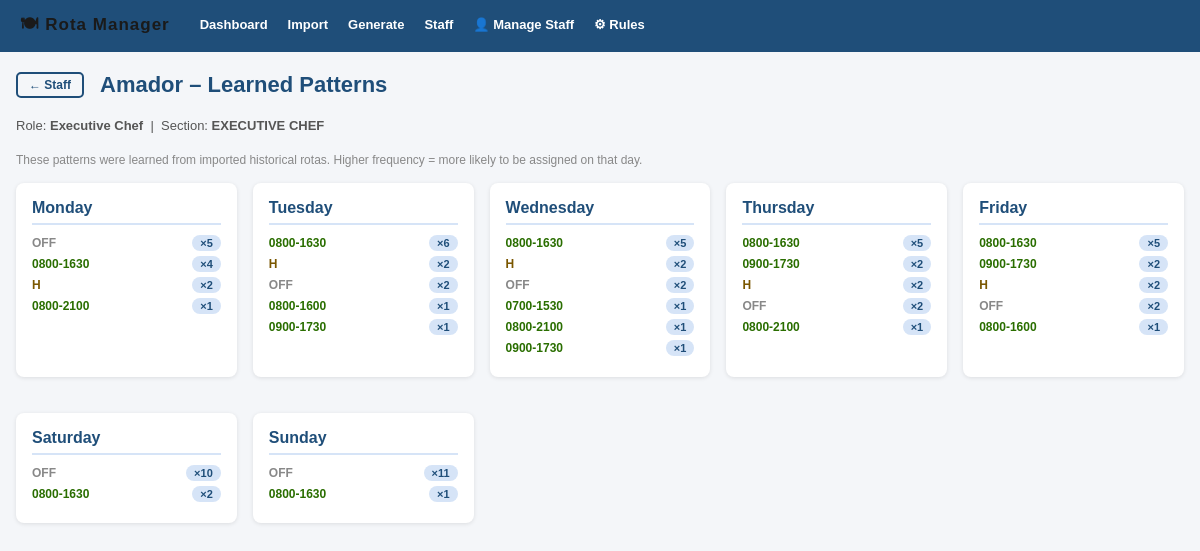
Screenshot of /staff/1/patterns/ with the database file from the repository.
### rota/models.py (models this page shows, shortened)
class Staff(models.Model):
    EMPLOYMENT_TYPES = [
        ('full_time', 'Full Time'),
        ('part_time', 'Part Time'),
        ('agency', 'Agency'),
        ('zero_hours', 'Zero Hours'),
    ]
    name = models.CharField(max_length=150)
    role = models.CharField(max_length=100, blank=True)
    section = models.ForeignKey(Section, on_delete=models.SET_NULL, null=True, related_name='staff')
    is_active = models.BooleanField(default=True)
    typical_shifts = models.TextField(default='{}', help_text='JSON: day_of_week -> preferred shift')
    contracted_hours_pw = models.DecimalField(
        max_digits=5, decimal_places=2, default=40.0,
        help_text='Contracted hours per week'
    )
    start_date = models.DateField(null=True, blank=True)
    end_date = models.DateField(null=True, blank=True)
    email = models.EmailField(blank=True)
    phone = models.CharField(max_length=30, blank=True)
    employment_type = models.CharField(
        max_length=20, default='full_time', choices=EMPLOYMENT_TYPES
    )

class Section(models.Model):
    name = models.CharField(max_length=100, unique=True)
    order = models.IntegerField(default=0)
    class Meta:
        ordering = ['order']

class ShiftPattern(models.Model):
    staff = models.ForeignKey(Staff, on_delete=models.CASCADE, related_name='patterns')
    day_of_week = models.IntegerField()  # 0=Mon, 6=Sun
    shift_value = models.CharField(max_length=30)
    frequency = models.IntegerField(default=1)
    last_seen = models.DateField(null=True, blank=True)
    class Meta:
        unique_together = ('staff', 'day_of_week', 'shift_value')
        ordering = ['-frequency']

### rota/views.py (the view)
# urls.py: path('staff/<int:staff_id>/patterns/', views.staff_patterns, name='staff_patterns'),
def staff_patterns(request, staff_id):
    staff = get_object_or_404(Staff, pk=staff_id)
    patterns = ShiftPattern.objects.filter(staff=staff).order_by('day_of_week', '-frequency')
    days = ['Monday', 'Tuesday', 'Wednesday', 'Thursday', 'Friday', 'Saturday', 'Sunday']
    by_day = defaultdict(list)
    for p in patterns:
        by_day[days[p.day_of_week]].append(p)
    return render(request, 'rota/staff_patterns.html', {
        'staff': staff, 'by_day': dict(by_day), 'days': days,
    })

### rota/templatetags/rota_extras.py (called while the page is built)
@register.filter(name='get_item')
def get_item(d, key):
    if isinstance(d, dict):
        return d.get(key, [])
    return []

### rota/templates/rota/staff_patterns.html (shortened to what this page needs)
{% extends 'rota/base.html' %}
{% load rota_extras %}
{% block content %}
<div style="display:flex;align-items:center;gap:16px;margin-bottom:20px;">
  <a href="/staff/" class="btn btn-outline btn-sm">← Staff</a>
  <h1 style="margin:0;">{{ staff.name }} – Learned Patterns</h1>
</div>
<p style="color:#555;margin-bottom:20px;">
  Role: <strong>{{ staff.role|default:"—" }}</strong> &nbsp;|&nbsp;
  Section: <strong>{{ staff.section.name|default:"—" }}</strong>
</p>
<p style="font-size:12px;color:#888;margin-bottom:16px;">
  These patterns were learned from imported historical rotas.
  Higher frequency = more likely to be assigned on that day.
</p>
<div style="display:grid;grid-template-columns:repeat(auto-fill,minmax(200px,1fr));gap:16px;">
{% for day in days %}
<div class="card" style="padding:16px;">
  <h2 style="margin-bottom:10px;border-bottom:2px solid var(--light-blue);padding-bottom:6px;">{{ day }}</h2>
  {% if by_day|get_item:day %}
    {% for p in by_day|get_item:day %}
    <div style="display:flex;justify-content:space-between;align-items:center;margin-bottom:5px;font-size:12px;">
      <span style="font-weight:600;
        {% if p.shift_value == 'OFF' or p.shift_value == 'OFF/R' %}color:#888;{% elif p.shift_value == 'H' %}color:#7a5700;{% elif p.shift_value == 'SICK' %}color:#900;{% elif '-' in p.shift_value %}color:#2a6e00;{% else %}color:#7a3500;{% endif %}">
        {{ p.shift_value }}
      </span>
      <span class="badge" style="background:var(--light-blue);color:var(--navy);">×{{ p.frequency }}</span>
    </div>
    {% endfor %}
  {% else %}
    <p style="color:#bbb;font-size:12px;">No pattern yet</p>
  {% endif %}
</div>
{% endfor %}
</div>
{% endblock %}

### rota/templates/rota/base.html (style rules this page uses)
:root { --navy: #1f4e79; --blue: #2e75b6; --light-blue: #d6e4f7; --green: #70ad47; --light-green: #e2efda; --yellow: #ffd966; --red: #ff0000; --grey: #d9d9d9; --white: #ffffff; --text: #1a1a1a; --shift-early: #C0E6F5; --shift-am: #E2EFDA; --shift-pm: #FCE4D6; --shift-late: #F4B084; --shift-night: #B4C6E7; --shift-off: #d9d9d9; --shift-h: #ffd966; --shift-sick: #ffb3b3; --shift-other: #ffe4d0; --shift-breakfast: #c4f2de; --shift-brunch: #457aed; --sec-exec: #FFD966; --sec-conf: #00B050; --sec-duty: #AEAAAA; --sec-sauce: #FF0000; --sec-garnish: #B4C6E7; --sec-larder: #92D050; --sec-breakfast: #FFE699; --sec-night: #333333; --sec-canteen: #808080; --sec-pastry: #00B0F0; --sec-terrace: #F4B084; }
* { box-sizing: border-box; margin: 0; padding: 0; }
body { font-family: Arial, sans-serif; font-size: 13px; color: var(--text); background: #f4f6f9; }
h1 { font-size: 22px; color: var(--navy); margin-bottom: 20px; }
h2 { font-size: 16px; color: var(--navy); margin-bottom: 12px; }
.card { background: #fff; border-radius: 8px; box-shadow: 0 1px 4px rgba(0,0,0,.1); padding: 20px; margin-bottom: 20px; }
.btn { display: inline-block; padding: 7px 16px; border-radius: 5px; font-size: 13px; font-weight: 600; cursor: pointer; border: none; text-decoration: none; }
.btn-outline { background: transparent; border: 2px solid var(--navy); color: var(--navy); }
.btn-sm { padding: 4px 11px; font-size: 12px; }
.badge { display: inline-block; padding: 2px 8px; border-radius: 12px; font-size: 11px; font-weight: 700; }

### rows the page displays
Staff: name "Amador", role "Executive Chef", section.name "EXECUTIVE CHEF"
ShiftPattern: shift_value "OFF", frequency "5"
ShiftPattern: shift_value "0800-1630", frequency "4"
ShiftPattern: shift_value "H", frequency "2"
ShiftPattern: shift_value "0800-2100", frequency "1"
ShiftPattern: shift_value "0800-1630", frequency "6"
ShiftPattern: shift_value "H", frequency "2"
ShiftPattern: shift_value "OFF", frequency "2"
ShiftPattern: shift_value "0800-1600", frequency "1"
ShiftPattern: shift_value "0900-1730", frequency "1"
ShiftPattern: shift_value "0800-1630", frequency "5"
ShiftPattern: shift_value "H", frequency "2"
ShiftPattern: shift_value "OFF", frequency "2"
ShiftPattern: shift_value "0700-1530", frequency "1"
ShiftPattern: shift_value "0800-2100", frequency "1"
ShiftPattern: shift_value "0900-1730", frequency "1"
ShiftPattern: shift_value "0800-1630", frequency "5"
ShiftPattern: shift_value "0900-1730", frequency "2"
ShiftPattern: shift_value "H", frequency "2"
ShiftPattern: shift_value "OFF", frequency "2"
ShiftPattern: shift_value "0800-2100", frequency "1"
ShiftPattern: shift_value "0800-1630", frequency "5"
ShiftPattern: shift_value "0900-1730", frequency "2"
ShiftPattern: shift_value "H", frequency "2"
ShiftPattern: shift_value "OFF", frequency "2"
ShiftPattern: shift_value "0800-1600", frequency "1"
ShiftPattern: shift_value "OFF", frequency "10"
ShiftPattern: shift_value "0800-1630", frequency "2"
ShiftPattern: shift_value "OFF", frequency "11"
ShiftPattern: shift_value "0800-1630", frequency "1"

### other values shown
{{ day }} "Monday" "Tuesday" "Wednesday" "Thursday" "Friday" "Saturday" "Sunday"
